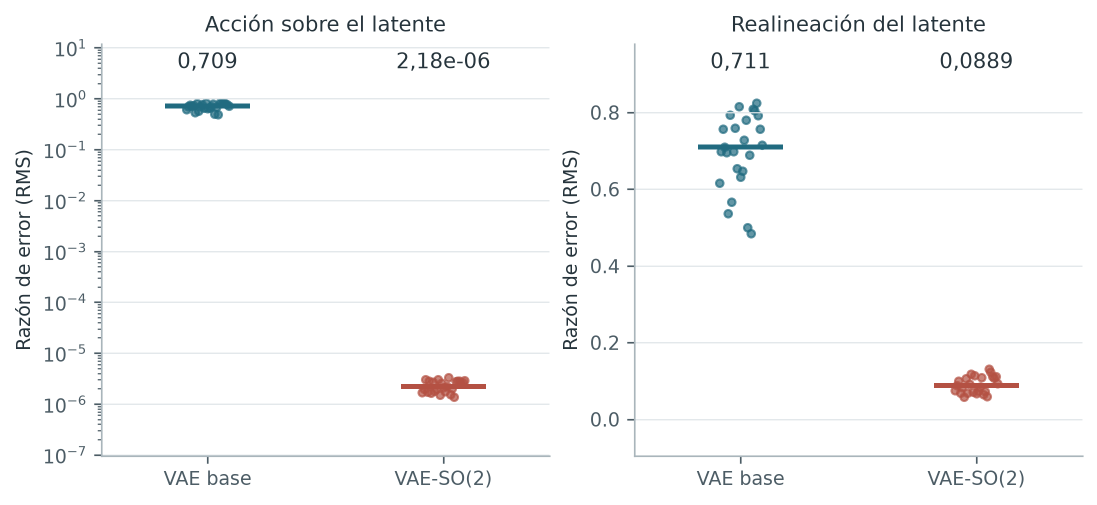
#> input picture thesis/figures/experiments/latent_exact_d4.png, 2194 x 1009 px, given in place of training_dashboard.png, which was not available (shown at 1/2 size)
$ python export_accepted_figure_views.py --research-root ../thesis/figures/experiments --output-dir out
#> lines starting #> are read from the running program, lines starting #| are printed output that depends on the picture; pictures that were not available may be replaced by others from this repository, and a replacement may not be noted
#!/usr/bin/env python3
"""Export readable thesis views from accepted experiment artifacts.

The source artifacts remain unchanged in the research repository. This script
extracts lossless panels, redraws accepted tabular values with print-readable
typography, or reassembles accepted uint8 arrays for the thesis.
"""

from __future__ import annotations

import argparse
import csv
import json
from pathlib import Path

import numpy as np
from PIL import Image
from PIL import ImageDraw
from PIL import ImageFont


def _chw_image(array: np.ndarray) -> Image.Image:
    return Image.fromarray(np.transpose(array, (1, 2, 0)), mode="RGB")


def _save_crop(source: Image.Image, box: tuple[int, int, int, int], path: Path) -> None:
    source.crop(box).save(path, optimize=True)


def _stack(images: list[Image.Image], path: Path, gap: int = 24) -> None:
    width = max(image.width for image in images)
    height = sum(image.height for image in images) + gap * (len(images) - 1)
    canvas = Image.new("RGB", (width, height), "white")
    y = 0
    for image in images:
        canvas.paste(image, ((width - image.width) // 2, y))
        y += image.height + gap
    canvas.save(path, optimize=True)


def _font(size: int, *, bold: bool = False) -> ImageFont.FreeTypeFont:
    family = "DejaVuSans-Bold.ttf" if bold else "DejaVuSans.ttf"
    return ImageFont.truetype(f"/usr/share/fonts/truetype/dejavu/{family}", size)


# [82 lines left out: function _render_paired_wsi, not called in this run]


def _render_reconstruction_distributions(summary_path: Path, output_dir: Path) -> None:
    """Draw stored quartiles and min/max with a shared numeric axis per metric."""
    import matplotlib

    matplotlib.use("Agg")
    import matplotlib.pyplot as plt
    from matplotlib.colors import to_rgba
    from matplotlib.ticker import FuncFormatter, MaxNLocator

    summary = json.loads(summary_path.read_text(encoding="utf-8"))
    metrics = (
        ("mae_norm", "mae", "MAE", "Error absoluto medio (dominio normalizado)"),
        ("mse_norm", "mse", "MSE", "Error cuadrático medio (dominio normalizado)"),
        ("psnr_img", "psnr", "PSNR", "PSNR (dB)"),
        ("ssim_img", "ssim", "SSIM", "Índice de similitud estructural (adimensional)"),
    )
    for key, suffix, title, axis_label in metrics:
        distributions = [
            summary["branches"][branch]["patch_distribution"][key]
            for branch in ("normal", "so2")
        ]
        stats = [
            {"q1": row["q1"], "med": row["median"], "q3": row["q3"],
             "whislo": row["min"], "whishi": row["max"]}
            for row in distributions
        ]
        fig, ax = plt.subplots(figsize=(7.4, 3.0))
        fig.subplots_adjust(left=0.21, right=0.97, bottom=0.28, top=0.80)
        artists = ax.bxp(stats, positions=(2, 1), widths=0.34,
                         orientation="horizontal", patch_artist=True,
                         showfliers=False, manage_ticks=False,
                         medianprops={"linewidth": 2.0},
                         whiskerprops={"linewidth": 1.5},
                         capprops={"linewidth": 1.5})
        for index, color in enumerate(("#2563eb", "#e85d0f")):
            artists["boxes"][index].set(facecolor=to_rgba(color, 0.14),
                                         edgecolor=color, linewidth=1.8)
            artists["medians"][index].set_color(color)
            for name in ("whiskers", "caps"):
                for line in artists[name][2 * index:2 * index + 2]:
                    line.set_color(color)
        low = min(row["min"] for row in distributions)
        high = max(row["max"] for row in distributions)
        padding = 0.05 * (high - low)
        if key == "ssim_img":
            ax.set_xlim(0, 1)
        elif key in ("mae_norm", "mse_norm"):
            ax.set_xlim(0, high + padding)
        else:
            ax.set_xlim(low - padding, high + padding)
        ax.set_ylim(0.5, 2.5)
        ax.set_yticks((2, 1), ("VAE base", "VAE-SO(2)"), fontsize=12)
        ax.xaxis.set_major_locator(MaxNLocator(nbins=6))
        decimals = 2 if key == "mse_norm" else 0 if key == "psnr_img" else 1
        ax.xaxis.set_major_formatter(FuncFormatter(
            lambda value, position, places=decimals:
            f"{value:.{places}f}".replace(".", ",")
        ))
        ax.tick_params(axis="x", labelsize=12)
        ax.tick_params(axis="y", length=0, pad=10)
        ax.set_xlabel(axis_label, fontsize=12, labelpad=10)
        ax.set_title(title, loc="left", fontsize=14, fontweight="bold", pad=12)
        ax.grid(axis="x", color="#dbe3ec", linewidth=0.8)
        ax.set_axisbelow(True)
        for name in ("top", "right", "left"):
            ax.spines[name].set_visible(False)
        ax.spines["bottom"].set_color("#64748b")
        fig.savefig(output_dir / f"vae_test_patch_{suffix}.png", dpi=360)
        plt.close(fig)


def main() -> None:
    parser = argparse.ArgumentParser()
    parser.add_argument("--research-root", type=Path, required=True)
    parser.add_argument("--output-dir", type=Path, required=True)
    args = parser.parse_args()
    research_root = args.research_root.resolve()
    output_dir = args.output_dir.resolve()
    output_dir.mkdir(parents=True, exist_ok=True)

    dashboard_path = research_root / "runs/local/professor_metrics_v1/figures/training_dashboard.png"
    with Image.open(dashboard_path).convert("RGB") as dashboard:
        objective = dashboard.crop((35, 120, 935, 505))
        l1 = dashboard.crop((965, 120, 1865, 505))
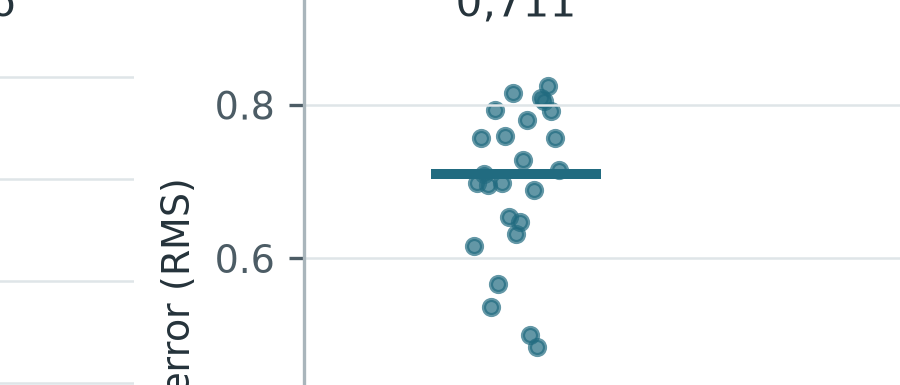
#> l1: PIL image 900x385 RGB; mean R, G, B 248.3, 249.9, 250.4
        ssim = dashboard.crop((35, 505, 935, 920))
        psnr = dashboard.crop((965, 505, 1865, 920))
        equivariance = dashboard.crop((35, 915, 935, 1290))
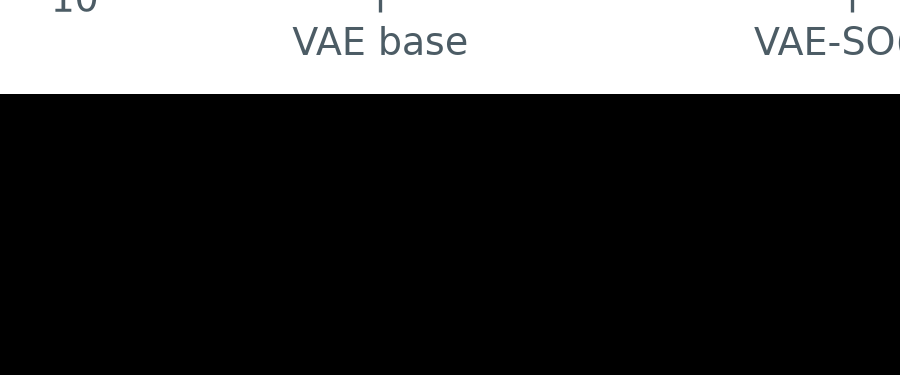
#> equivariance: PIL image 900x375 RGB; mean R, G, B 62.4, 62.5, 62.6
        learning_rate = dashboard.crop((965, 915, 1865, 1290))
        _stack([objective, l1], output_dir / "vae_training_loss_panels.png")
#> in _stack, `canvas = Image.new("RGB", (width, height), "white")`: canvas: PIL image 900x794 RGB; every value is 255
#> after the loop in _stack, `for image in images:`:
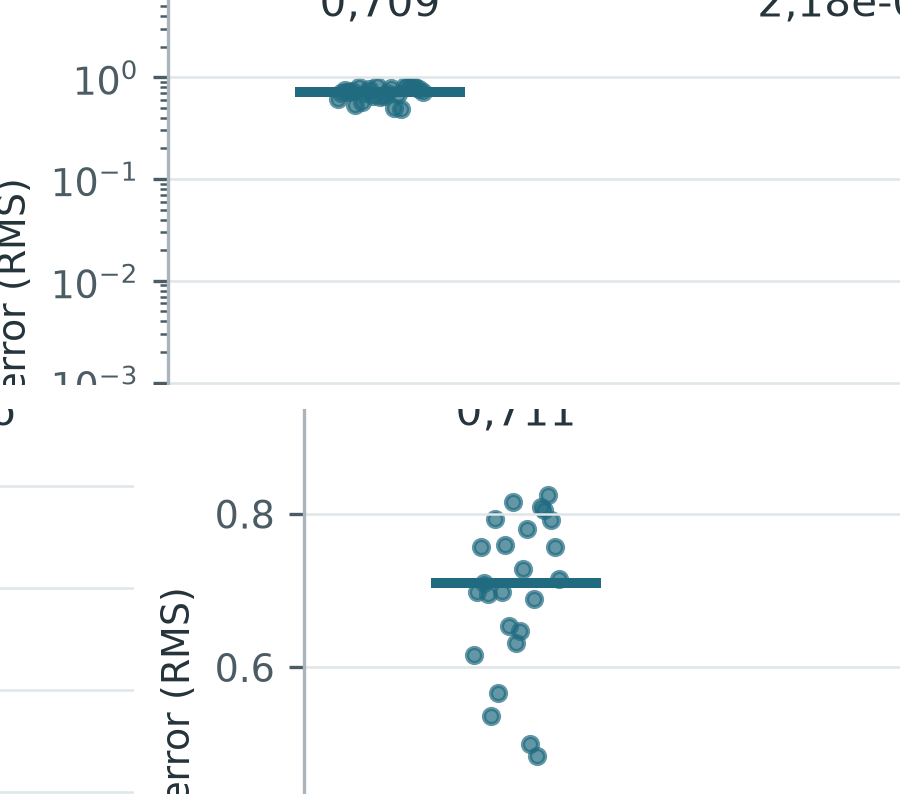
#> canvas: PIL image 900x794 RGB; mean R, G, B 248.8, 250.1, 250.5
#> after the loop in _stack, `for image in images:`: y = 818
        _stack([ssim, psnr], output_dir / "vae_training_quality_panels.png")
#> call 2 of _stack, with gap = 24
#> in _stack (call 2), `width = max(image.width for image in images)`: width = 900
#> in _stack (call 2), `height = sum(image.height for image in images) + gap * (len(images) - 1)`: height = 854
#> in _stack (call 2), `canvas = Image.new("RGB", (width, height), "white")`: canvas: PIL image 900x854 RGB; every value is 255
#> after the loop in _stack (call 2), `for image in images:`:
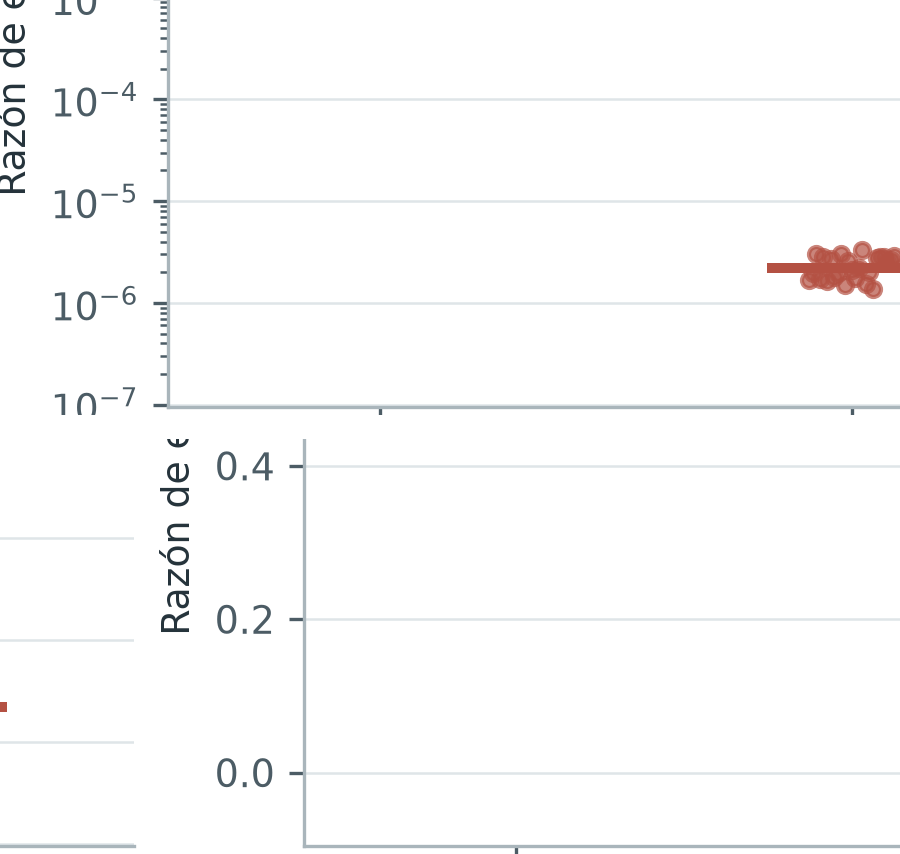
#> canvas: PIL image 900x854 RGB; mean R, G, B 251.3, 251.2, 251.3
#> after the loop in _stack (call 2), `for image in images:`: y = 878
        _stack(
            [equivariance, learning_rate],
            output_dir / "vae_training_control_panels.png",
        )
#> call 3 of _stack, with gap = 24
#> in _stack (call 3), `height = sum(image.height for image in images) + gap * (len(images) - 1)`: height = 774
#> in _stack (call 3), `canvas = Image.new("RGB", (width, height), "white")`: canvas: PIL image 900x774 RGB; every value is 255
#> after the loop in _stack (call 3), `for image in images:`:
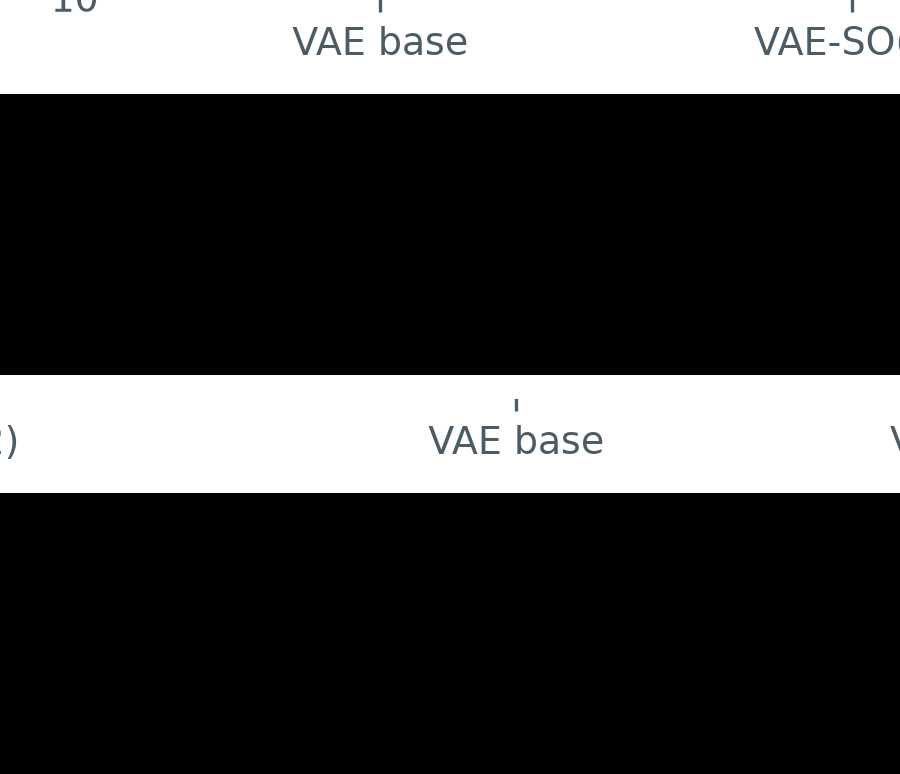
#> canvas: PIL image 900x774 RGB; mean R, G, B 68.7, 68.8, 68.8
#> after the loop in _stack (call 3), `for image in images:`: y = 798

    # The accepted report panels are already present in the thesis directory;
    # split that copied raster at its recorded native coordinates.
    thesis_mil = output_dir / "mil_training_development.png"
    with Image.open(thesis_mil).convert("RGB") as mil:
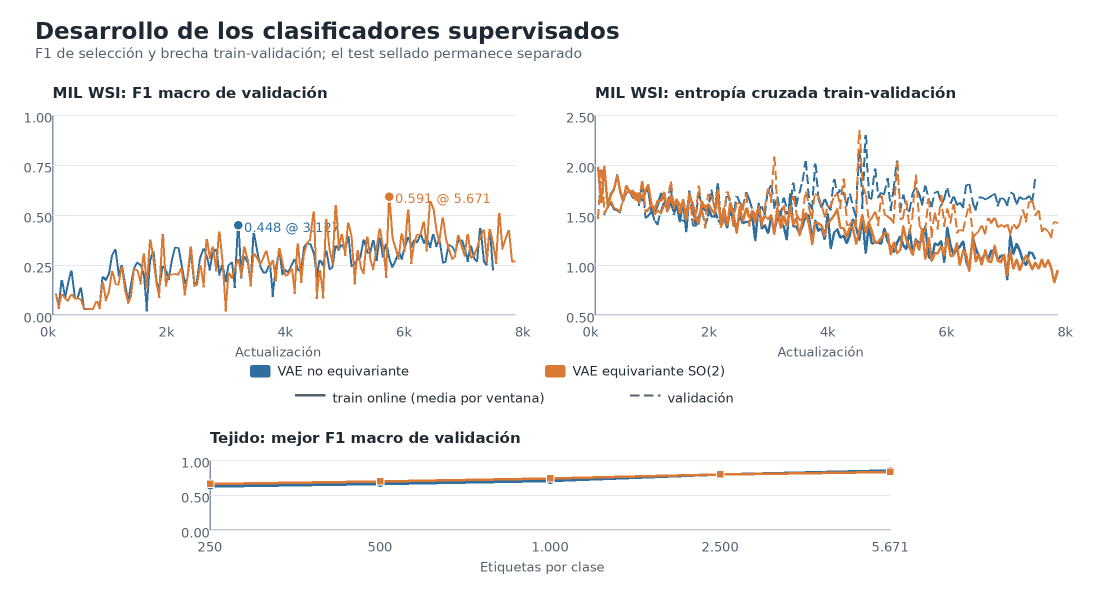
#> input picture thesis/figures/experiments/mil_training_development.png, 2200 x 1200 px, found by its file name (shown at 1/2 size)
#> mil is the input picture: PIL image 2200x1200 RGB; mean R, G, B 246.7, 245.6, 244.9
        _save_crop(mil, (0, 140, 1100, 720), output_dir / "mil_training_f1.png")
        _save_crop(mil, (1100, 140, 2200, 720), output_dir / "mil_training_loss.png")
        _save_crop(mil, (300, 830, 1900, 1200), output_dir / "tissue_training_f1.png")
#> call 3 of _save_crop, with box = (300, 830, 1900, 1200)
#> in _save_crop (call 3), `source.crop(box).save(path, optimize=True)`:
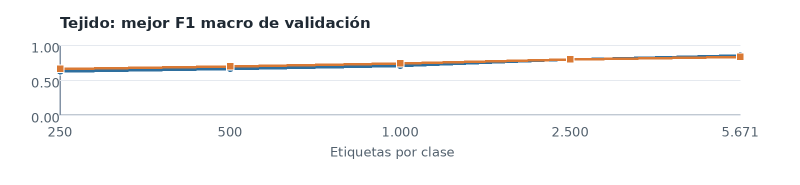
#> saved as tissue_training_f1.png: PIL image 1600x370 RGB (shown at 1/2 size); mean R, G, B 249, 248.6, 248.5

    _render_reconstruction_distributions(
        research_root / "runs/local/vae_test_reconstruction_scored_v1/metrics/overall_summary.json",
        output_dir,
    )

    _render_paired_wsi(
        research_root
        / "runs/local/vae_test_reconstruction_scored_v1/metrics/per_wsi_metrics.csv",
        output_dir / "vae_test_paired_wsi_mae_readable.png",
    )

    # Likewise, separate the confusion matrices from the per-class bars.  The
    # source figure remains untouched and these two views retain its pixels.
    classification_detail = output_dir / "mil_test_confusion_per_class.png"
    with Image.open(classification_detail).convert("RGB") as detail:
        _save_crop(detail, (50, 125, 1755, 735), output_dir / "mil_test_confusions.png")
        _save_crop(
            detail,
            (50, 125, 780, 735),
            output_dir / "mil_test_confusion_normal.png",
        )
        _save_crop(
            detail,
            (900, 125, 1650, 735),
            output_dir / "mil_test_confusion_so2.png",
        )
        _save_crop(detail, (50, 735, 1755, 1425), output_dir / "mil_test_per_class_f1.png")

    spatial_path = research_root / "runs/local/frozen_vae_rotation_orbits/04-spatial-latent-pca.png"
    with Image.open(spatial_path).convert("RGB") as spatial:
        _save_crop(spatial, (20, 110, 950, 1380), output_dir / "latent_spatial_pca_maps.png")
        _save_crop(spatial, (980, 110, 2355, 665), output_dir / "latent_spatial_pca_paired.png")
        _save_crop(spatial, (980, 650, 2355, 1220), output_dir / "latent_spatial_pca_delta.png")

    arrays_path = research_root / (
        "runs/local/decoded_latent_transform_v1/decoded_latent_transform_v1/"
        "selected_images_uint8.npz"
    )
    with np.load(arrays_path) as arrays:
        exports = {
            "reconstruction_zoom_original.png": "normal_vae_rank12_angle0_input",
            "reconstruction_zoom_normal.png": "normal_vae_rank12_angle0_base",
            "reconstruction_zoom_so2.png": "so2_vae_rank12_angle0_base",
            "latent_action_zoom_target.png": "normal_vae_rank12_angle90_action_target",
            "latent_action_zoom_normal.png": "normal_vae_rank12_angle90_action",
            "latent_action_zoom_so2.png": "so2_vae_rank12_angle90_action",
        }
        for filename, key in exports.items():
            _chw_image(arrays[key]).save(output_dir / filename, optimize=True)


if __name__ == "__main__":
#> (the run stopped early here; a loop or call above may not have finished)
